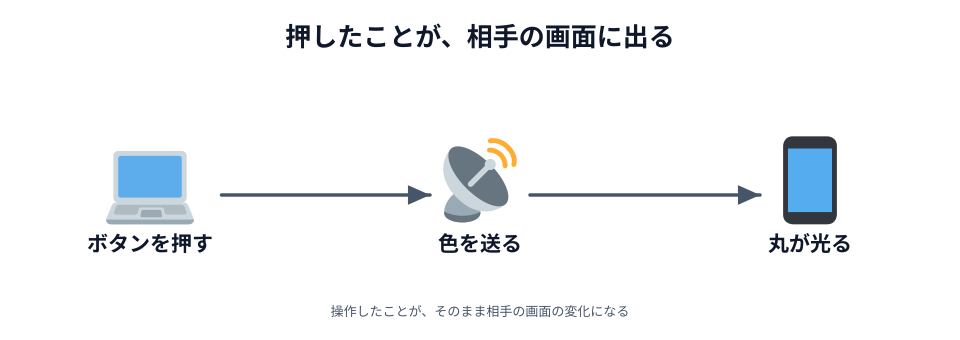

Here is the Python script that generated this plot:
# 01-light.svg
# スキーマ: SOURCE-PATH-GOAL（操作 → データ送信 → 相手の画面が変わる）
# 最初に作るいちばん小さいアプリ。通信できたことが目で見てわかる形にする

import sys

sys.path.insert(0, "/Users/seekseep/.claude/skills/genfig")
from genfig import Canvas

c = Canvas(960, 340)
c.text(480, 46, "押したことが、相手の画面に出る", scale="xl")

press = c.node(150, 195, "ボタンを押す", emoji_cp="1f4bb", w=190, h=96)  # 💻
send = c.node(480, 195, "色を送る", emoji_cp="1f4e1", w=170, h=96)  # 📡
light = c.node(810, 195, "丸が光る", emoji_cp="1f4f1", w=170, h=96)  # 📱

c.link(press, send)
c.link(send, light)

c.text(480, 316, "操作したことが、そのまま相手の画面の変化になる", scale="sm")

c.save("01-light.svg")
